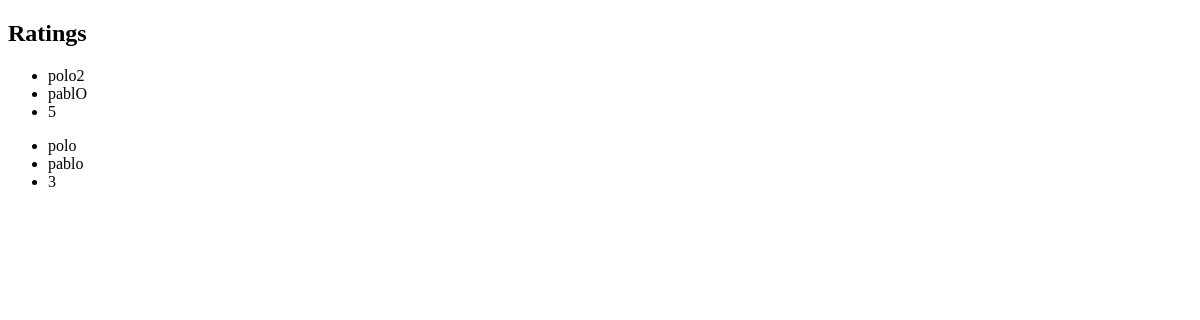
Before: / with the older database file.
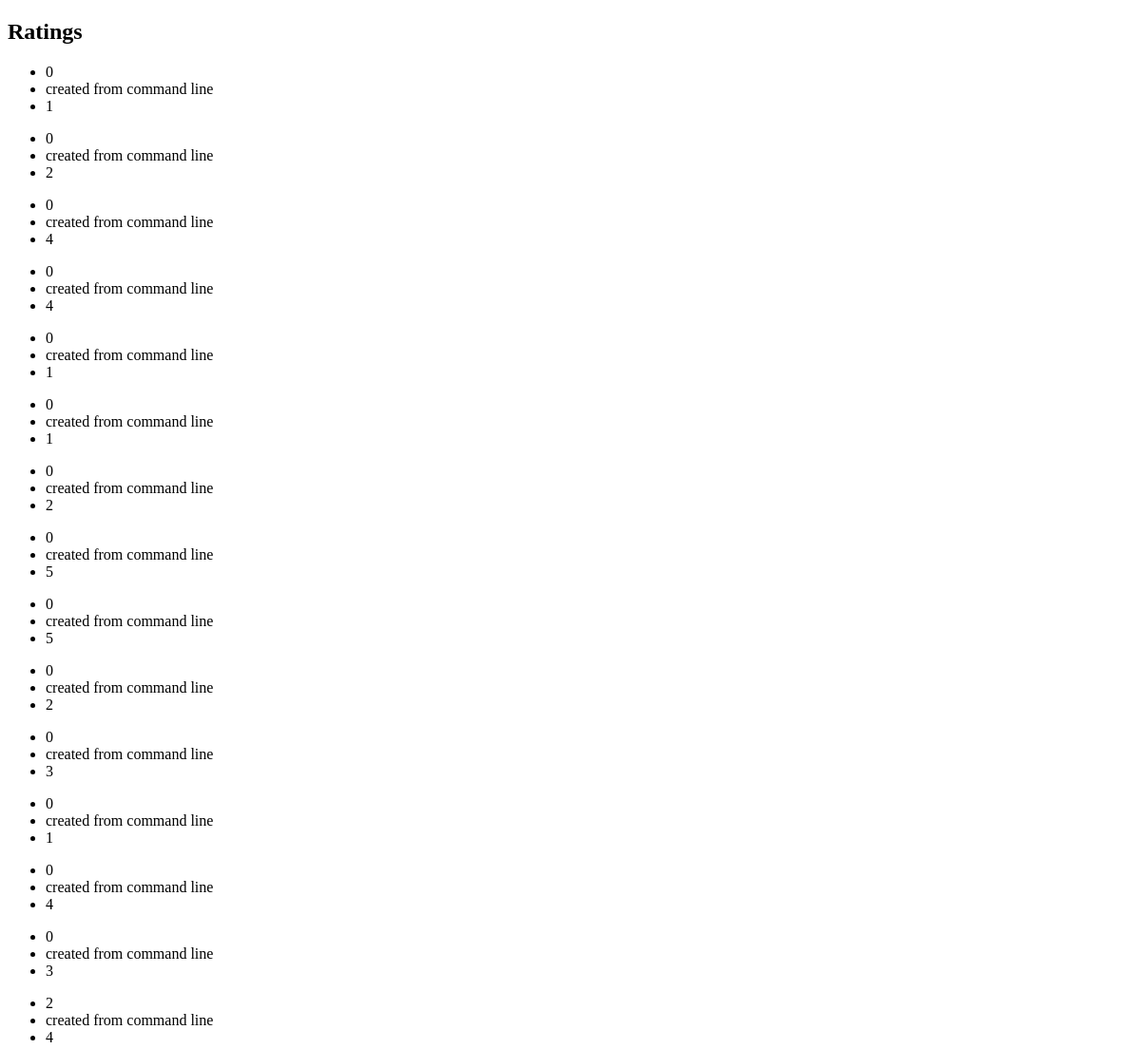
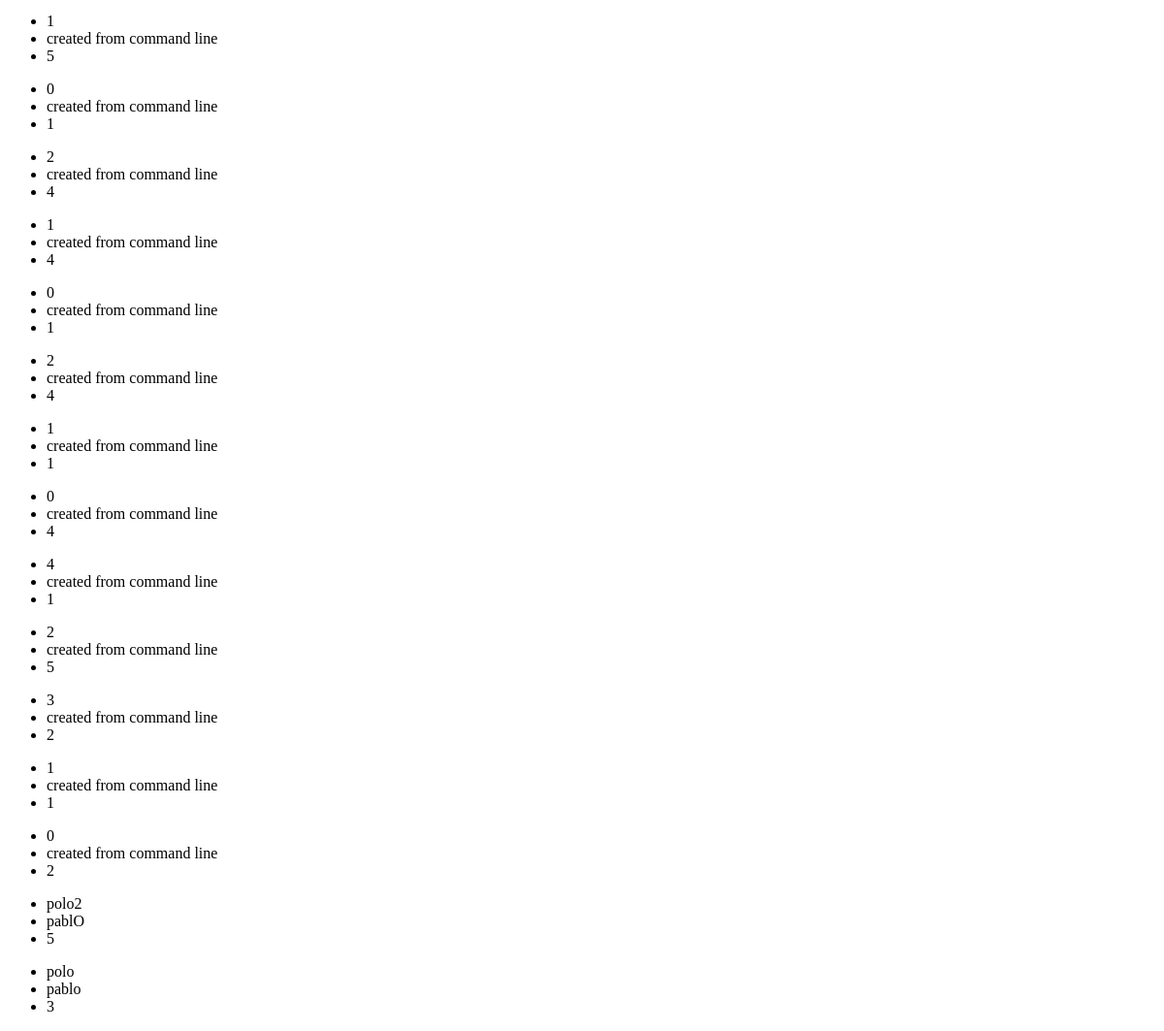
After: the same page with the newer database file (2 pictures, top to bottom).
### rating/models.py (models this page shows)
class Rating(models.Model):
    class Rate(models.IntegerChoices):
        ONE_STAR = 1
        TWO_STAR = 2
        THREE_STAR = 3
        FOUR_STAR = 4
        FIVE_STAR = 5
    class Meta:
        ordering = ["-date"]
    name = models.CharField(max_length=30)
    text = models.TextField(blank=False)
    date = models.DateTimeField(auto_now_add=True)
    rate = models.IntegerField(choices=Rate.choices)

### rating/views.py (the view)
# urls.py: path('', RatingsListView.as_view(), name='main'),
class RatingsListView(ListView):
    model = Rating

### templates/rating/rating_list.html
{% extends "base.html" %}
{% block content %}
    <h2>Ratings</h2>
    {% for rating in object_list %}
        <ul>
            <li>{{ rating.name }}</li>
            <li>{{ rating.text }}</li>
            <li>{{ rating.rate }}</li>
        </ul>
    {% endfor %}
{% endblock %}

### templates/base.html (shortened to what this page needs)
<!DOCTYPE html>
<html lang="en">
<head>
</head>
<body>
    {% block content %}
    {% endblock %}
</body>
</html>

Changed rows visible on the page:
added Rating: name "0", text "created from command line", rate "1"
added Rating: name "0", text "created from command line", rate "2"
added Rating: name "0", text "created from command line", rate "4"
added Rating: name "0", text "created from command line", rate "4"
added Rating: name "0", text "created from command line", rate "1"
added Rating: name "0", text "created from command line", rate "1"
added Rating: name "0", text "created from command line", rate "2"
added Rating: name "0", text "created from command line", rate "5"
added Rating: name "0", text "created from command line", rate "5"
added Rating: name "0", text "created from command line", rate "2"
added Rating: name "0", text "created from command line", rate "3"
added Rating: name "0", text "created from command line", rate "1"
added Rating: name "0", text "created from command line", rate "4"
added Rating: name "0", text "created from command line", rate "3"
added Rating: name "2", text "created from command line", rate "4"
added Rating: name "1", text "created from command line", rate "5"
added Rating: name "0", text "created from command line", rate "1"
added Rating: name "2", text "created from command line", rate "4"
added Rating: name "1", text "created from command line", rate "4"
added Rating: name "0", text "created from command line", rate "1"
added Rating: name "2", text "created from command line", rate "4"
added Rating: name "1", text "created from command line", rate "1"
added Rating: name "0", text "created from command line", rate "4"
added Rating: name "4", text "created from command line", rate "1"
added Rating: name "2", text "created from command line", rate "5"
added Rating: name "3", text "created from command line", rate "2"
added Rating: name "1", text "created from command line", rate "1"
added Rating: name "0", text "created from command line", rate "2"
